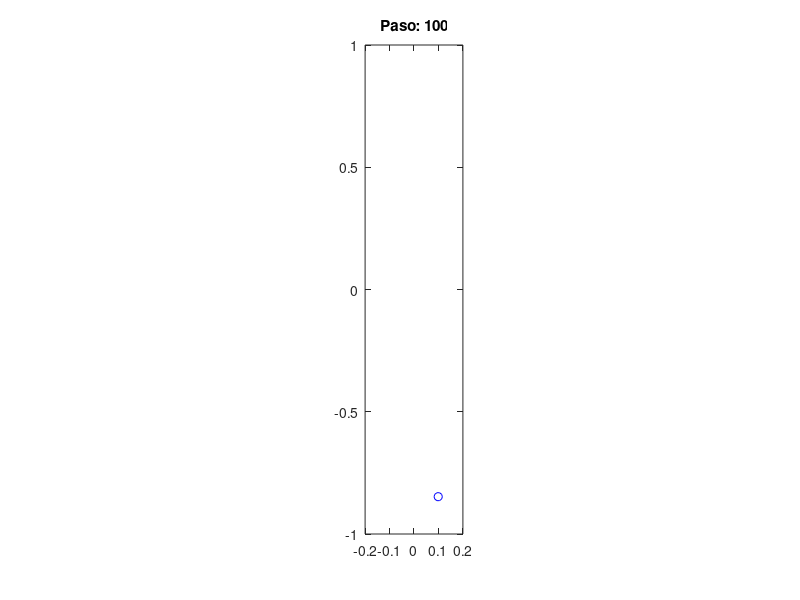
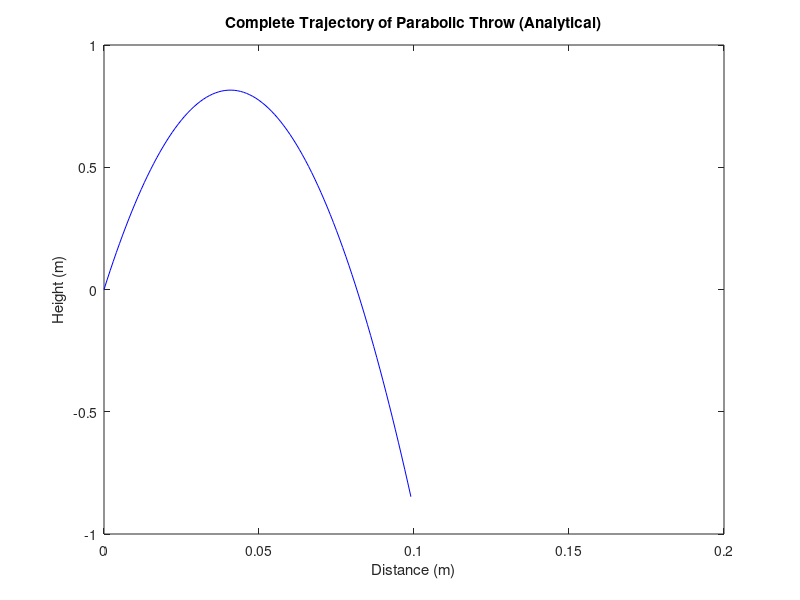

Write the MATLAB code that produced these figures, in order.
clear;
figure(1);

% Variables
r = [];
F = [];
x = [];
y = [];

% Parameters
m = 1;  % Mass of the projectile
g = [0; -9.81];  % Gravitational acceleration (m/s^2)
h = 0.01;  % Time step

% Initial conditions
r0 = [0; 0];  % Initial position
v0 = [0.1; 4];  % Initial velocity

% External force
F = m * g;

% Initialize position
r = r0;

% Simulation loop for 100 time steps
for step = 1:100
    plot(r(1), r(2), 'ob');  % Plot the current position
    title(['Paso: ' num2str(step)]);
    axis([-0.2 0.2 -1 1]);  % Set the axis limits
    set(gca, 'dataAspectRatio', [1 1 1]);
    pause(0.01);

    x = [x; r(1)];  % Append current x to array
    y = [y; r(2)];  % Append current y to array

    % Numerical integration to update position
    t = step*h;
    r = r0 + v0 * t + 0.5 * g * t^2;  % Update position
    %v = v + g * h;  % Update velocity
end

% Plot the final trajectory
figure(2);
plot(x, y, 'b');
title('Complete Trajectory of Parabolic Throw (Analytical)');
xlabel('Distance (m)');
ylabel('Height (m)');
axis([0 0.2 -1 1]);  % Set the axis limits

